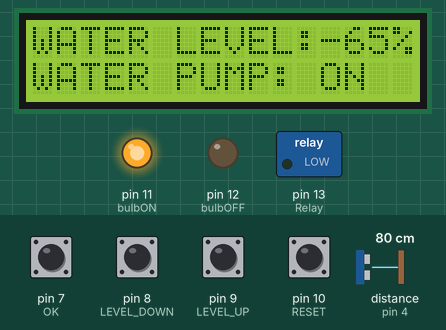
Recording of a sketch running on a simulated Arduino Uno, built with avr-gcc and run on an emulated ATmega328P. Parts: 16×2 character LCD, switched loads named in the sketch (green lamp = pin HIGH), output pins drawn as LEDs (lit = HIGH). Wiring (inferred from the names in the program): ultrasonic range finder: trigger pin 3; echo pin 4. The inputs (shaded band) are chosen by the test bench; at power-on: pin 7 (OK), pin 8 (LEVEL_DOWN), pin 9 (LEVEL_UP), pin 10 (RESET) LOW, distance to the obstacle (sensor on pin 4) 80 cm. The echo pulse lasts 58.3 µs per cm; pins used as bus, display or sensor lines are not drawn.

Above: at 4.3 s.
4.4 s: pin 10 (RESET) pulled HIGH for 1.85 s
At 7.2 s:
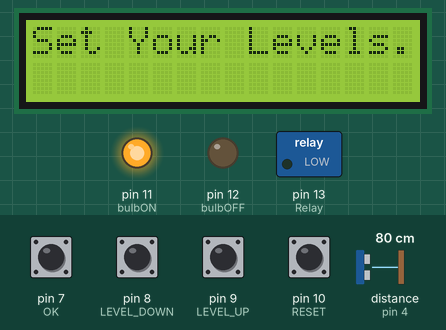
11.3 s: pin 7 (OK) pulled HIGH for 1.85 s
At 14.0 s:
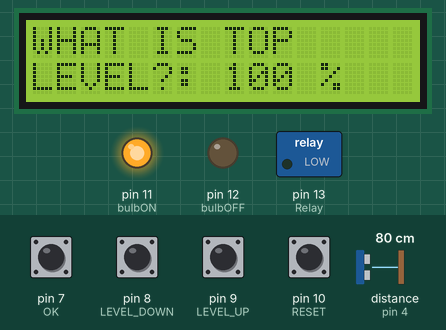
18.2 s: pin 8 (LEVEL_DOWN) pulled HIGH for 1.85 s
At 19.0 s:
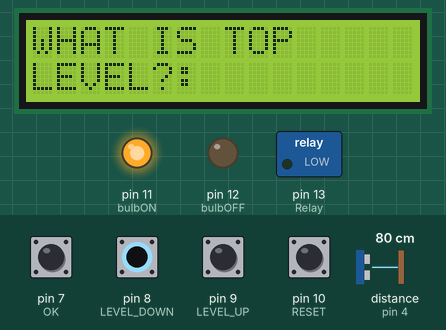
25.1 s: pin 7 (OK) pulled HIGH for 1.85 s
At 28.4 s:
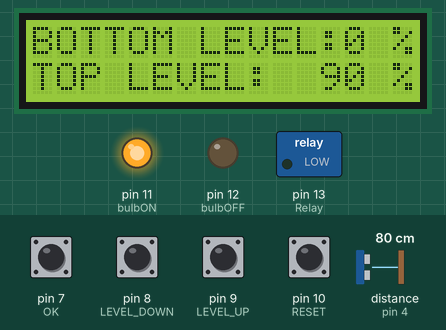
32.0 s: pin 10 (RESET) pulled HIGH for 1.85 s
At 36.8 s:
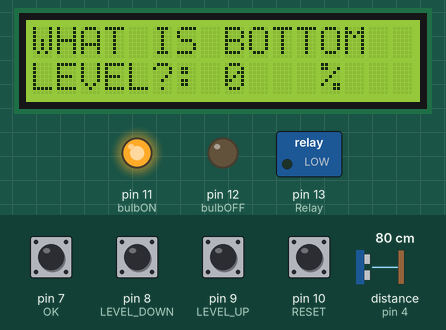
38.9 s: pin 9 (LEVEL_UP) pulled HIGH for 1.85 s
At 39.4 s:
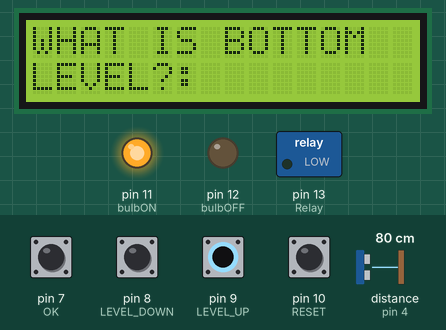
Timing chart, 0 to 41.9 s (numbered marks = the images above; inputs shaded):
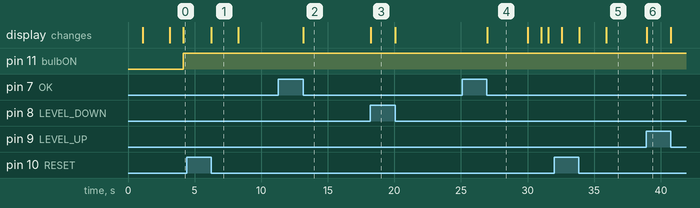

Measured:
- after the input at 4.4 s, the display: changes after 1.9 s (image 1)
- after the input at 11.3 s, the display: changes after 1.9 s (image 2)
- after the input at 18.2 s, the display: changes at once (image 3)
- after the input at 25.1 s, the display: changes after 1.9 s (image 4)
- after the input at 38.9 s, the display: changes at once (image 6)
- what the display in image 1 shows lasts 2.0 s, from 6.3 s to 8.3 s
- what the display in image 4 shows lasts 3.0 s, from 27.0 s to 30.0 s

The sketch:

final.ino
```cpp
#include <LiquidCrystal_I2C.h>

#include <Wire.h>

LiquidCrystal_I2C lcd(0x3F, 16, 2); // set the LCD address to 0x27 for a 16 chars and 2 line display

#define trigpin 3
#define echopin 4
float duration, waterHeight, currentLevel;
const int Relay = 13;
const int bulbON = 11;
const int bulbOFF = 12;

//Buttons Pins
const int LEVEL_UP = 9;
const int LEVEL_DOWN = 8;
const int OK = 7;
const int RESET = 10;

int bottomLevel = 0;
int topLevel = 100;
int count = 0;

boolean relayon = false;
boolean pushRESET = false;


void setup() {

  pinMode(trigpin, OUTPUT);
  pinMode(echopin, INPUT);
  pinMode(Relay, OUTPUT);
  pinMode(bulbON,OUTPUT);
  pinMode(bulbOFF,OUTPUT);
  pinMode(LEVEL_UP, INPUT);
  pinMode(LEVEL_DOWN, INPUT);
  pinMode(OK, INPUT);
  pinMode(RESET, INPUT);


  lcd.begin();
  lcd.setBacklight(HIGH);

  lcd.setCursor(1, 0);
  lcd.print("Hello, Welcome");
  delay (1000);
  lcd.clear();
  lcd.setCursor(2, 0);
  lcd.print("Water Level");
  lcd.setCursor(3, 1);
  lcd.print("Indicator");
  delay (2000);

}

void loop() {

  //check reset press or not.................................................................................................................................
  if ((digitalRead(RESET) == HIGH) || (pushRESET == true)) {
    while (digitalRead(RESET) == HIGH);
    pushRESET = true;
  }
  else {
    pushRESET = false;
  }


  // reset...........................................................................................................................
  if (pushRESET) {
    //begin message...............................


    if (count==0){
      lcd.clear();
      lcd.setCursor(0,0);
      lcd.print("Set Your Levels.");
      delay(2000);
      count=1;
    }
    // for bottomLevel .............................................................................................................

    if (count==1) {
      lcd.clear();
      lcd.setCursor(0,0);
      lcd.print("WHAT IS BOTTOM");
      lcd.setCursor(0,1);
      lcd.print("LEVEL?: ");

      if (digitalRead(LEVEL_UP) == HIGH) {
        while (digitalRead(LEVEL_UP) == HIGH);
        bottomLevel=bottomLevel+10;
      }

      if (digitalRead(LEVEL_DOWN) == HIGH) {
        while (digitalRead(LEVEL_DOWN) == HIGH);
        bottomLevel = bottomLevel-10;
      }

      if (bottomLevel <= 0) {
        bottomLevel = 0;
      }
      if (bottomLevel >= 90) {
        bottomLevel = 90;
      }

      lcd.setCursor(8,1);
      lcd.print(bottomLevel);
      lcd.setCursor(12,1);
      lcd.print("%");


      if(digitalRead(OK)==HIGH){
        while (digitalRead(OK) == HIGH);
        count=2;
       }
    }

    // for topLevel .............................................................................................................
    if (count==2) {
      lcd.clear();
      lcd.setCursor(0,0);
      lcd.print("WHAT IS TOP");
      lcd.setCursor(0,1);
      lcd.print("LEVEL?: ");


      if (digitalRead(LEVEL_UP) == HIGH) {
        while (digitalRead(LEVEL_UP) == HIGH);
        topLevel=topLevel+10;
      }

      if (digitalRead(LEVEL_DOWN) == HIGH) {
        while (digitalRead(LEVEL_DOWN) == HIGH);
        topLevel=topLevel-10;
      }

      if (topLevel >= 100) {
        topLevel = 100;
      }
      if (bottomLevel >= topLevel) {
        topLevel = bottomLevel + 10;
      }

      lcd.setCursor(8,1);
      lcd.print(topLevel);
      lcd.setCursor(12,1);
      lcd.print("%");


      if(digitalRead(OK)==HIGH){
        while (digitalRead(OK) == HIGH);
        count=3;
       }
    }

    if((count==3)){
      lcd.clear();
      lcd.setCursor(0,0);
      lcd.print("BOTTOM LEVEL:");
      lcd.setCursor(13,0);
      lcd.print(bottomLevel);
      lcd.setCursor(15,0);
      lcd.print("%");

      lcd.setCursor(0,1);
      lcd.print("TOP LEVEL:");
      lcd.setCursor(12,1);
      lcd.print(topLevel);
      lcd.setCursor(15,1);
      lcd.print("%");


      delay(3000);
      pushRESET=false;
      count=0;
      }
  }


  //home..............................................................................................................................
  else {

    lcd.clear();
    lcd.setCursor(0,0);
    lcd.print("WATER LEVEL:");
    lcd.setCursor(0,1);
    lcd.print("WATER PUMP:");

    digitalWrite(trigpin, HIGH);
    delayMicroseconds(10);
    digitalWrite(trigpin, LOW);
    delayMicroseconds(2);

    duration = pulseIn(echopin, HIGH);
    waterHeight = 13 - ((duration*0.034/2));
    currentLevel = waterHeight*10;

    lcd.setCursor(12,0);
    lcd.print(currentLevel);
    lcd.setCursor(15,0);
    lcd.print("%");
    delay(1000);

    if (currentLevel <= bottomLevel || relayon == true) {
      digitalWrite(bulbON,HIGH);
      digitalWrite(bulbOFF,LOW);
      lcd.setCursor(12,1);
      lcd.print("ON");
      delay(500);
      relayon = true;
      digitalWrite(Relay, LOW);
    }
    if (currentLevel >= topLevel) {
      relayon = false;
      digitalWrite(Relay, HIGH);
      digitalWrite(bulbOFF,HIGH);
      digitalWrite(bulbON,LOW);
    }
    if((currentLevel > bottomLevel)&&(currentLevel < topLevel)&&(relayon == false)){
      lcd.setCursor(12,1);
      lcd.print("OFF");
      delay(500);
      digitalWrite(bulbOFF,HIGH);
      digitalWrite(bulbON,LOW);

      }


  }
}
```
